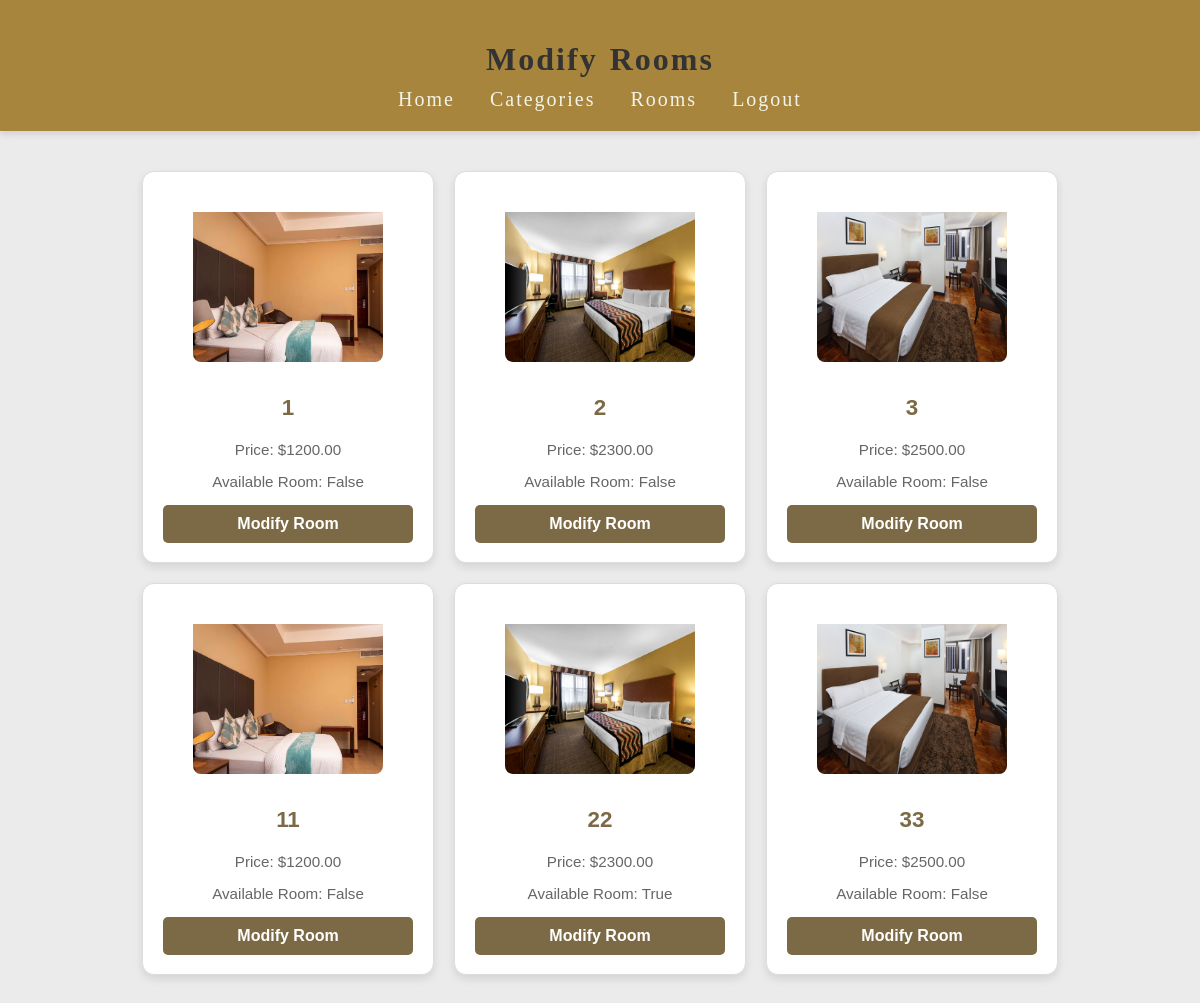
Page /dashboard/room/modify/ (signed in) on the committed database.
### dashboard/models.py (models this page shows, shortened)
class Room(models.Model):
    room_category = models.ForeignKey(RoomCategory, on_delete=models.CASCADE)
    room_id = models.CharField(max_length=10)
    is_available = models.BooleanField(default=True)

class RoomCategory(models.Model):
    category_id = models.CharField(max_length=30)
    room_photo = models.ImageField(default='fallback.png', blank=True)
    room_desc = models.TextField(max_length=200, blank=True)
    room_price = models.DecimalField(max_digits=10, decimal_places=2)

### dashboard/views.py (the view)
# urls.py: path('room/modify/', views.modify_room_landing, name='modify_room_landing'),
@login_required
def modify_room_landing(request):
    rooms = Room.objects.all()
    return render(request, 'dashboard/modify_room_landing.html', {'rooms': rooms})

### dashboard/templates/dashboard/modify_room_landing.html (shortened to what this page needs)
{% load static %}
<!DOCTYPE html>
<html lang="en">
<head>
    <link rel="stylesheet" href="{% static 'css/css.css' %}">
</head>
<body>
    <header>
        <h1>Modify Rooms</h1>
        <ul>
            <li><a href="{% url 'dashboard:admin_landing' %}">Home</a></li>
            <li><a href="{% url 'dashboard:add_or_modify_category' %}">Categories</a></li>
            <li><a href="{% url 'dashboard:add_or_modify_room' %}">Rooms</a></li>
            <li><a href="{% url 'dashboard:admin_logout' %}">Logout</a></li>
        </ul>
    </header>
    <div class="container">
        {% for room in rooms %}
        <div class="card-container">
            {% if room.room_category.room_photo %}
            <img src="{{ room.room_category.room_photo.url }}" alt="Room Photo" class="room-photo">
        {% else %}
            <img src="{% static 'dashboard/images/default-room.jpg' %}" alt="Default Room Photo" class="room-photo">
        {% endif %}
            <h2>{{ room.room_id }}</h2>
            <p>Price: ${{ room.room_category.room_price }}</p>
            <p>Available Room: {{ room.is_available }}</p>
            <a href="{% url 'dashboard:room_detail' room.id %}">
                <button>Modify Room</button>
            </a>
        </div>
        {% endfor %}
    </div>
</body>
</html>

### dashboard/static/css/css.css (style rules this page uses)
body { font-family: 'Arial', sans-serif; background:#ebebeb; margin: 0; display: flex; flex-direction: column; height: 100vh; }
header { display: flex; flex-direction: column; align-items: center; justify-content: center; background-color: #a7853c; padding: 20px; box-shadow: 0px 4px 6px rgba(0, 0, 0, 0.1); font-family: "Palatino Linotype", "Book Antiqua", Palatino, serif; font-size: 20px; letter-spacing: 2px; word-spacing: 2px; color: #ffffff; font-weight: 400; text-decoration: none; font-style: normal; font-variant: normal; text-transform: none; }
header h1 { font-size: 2rem; margin-bottom: 10px; color: #333; }
header ul { list-style: none; display: flex; gap: 15px; padding: 0; margin: 0; }
header ul li { margin: 0; }
header ul li a { text-decoration: none; color: #fafdf8ea; font-weight: 500; padding: 5px 10px; border-radius: 5px; transition: background-color 0.3s, color 0.3s; }
a { text-decoration: none; color: #7C6A46; }
h2 { text-align: center; margin-bottom: 20px; color: #7C6A46; }
.container { display: flex; justify-content: center; align-items: center; flex-wrap: wrap; gap: 20px; padding: 40px; }
.card-container { width: 250px; height: 350px; background-color: #ffffff; border: 1px solid #ddd; border-radius: 12px; box-shadow: 0 4px 8px rgba(0, 0, 0, 0.1); transition: transform 0.3s ease, box-shadow 0.3s ease; text-align: center; padding: 20px; text-decoration: none; color: inherit; }
.card-container h2 { color: #7C6A46; font-size: 1.4em; }
.card-container p { color: #666; font-size: 0.95em; }
.card-container button { width: 100%; padding: 10px; background-color: #7C6A46; color: white; border: none; border-radius: 5px; font-size: 16px; font-weight: bold; cursor: pointer; transition: background-color 0.3s ease; }
.card-container img { padding-top: 20px; width: 190px; height: 150px; }
.room-photo { width: 50%; height: auto; border-radius: 8px; margin-bottom: 10px; }

### rows in the picture
Room: room_category.room_photo (picture), room_id "1", room_category.room_price "1200.00", is_available "False"
Room: room_category.room_photo (picture), room_id "2", room_category.room_price "2300.00", is_available "False"
Room: room_category.room_photo (picture), room_id "3", room_category.room_price "2500.00", is_available "False"
Room: room_category.room_photo (picture), room_id "11", room_category.room_price "1200.00", is_available "False"
Room: room_category.room_photo (picture), room_id "22", room_category.room_price "2300.00", is_available "True"
Room: room_category.room_photo (picture), room_id "33", room_category.room_price "2500.00", is_available "False"
